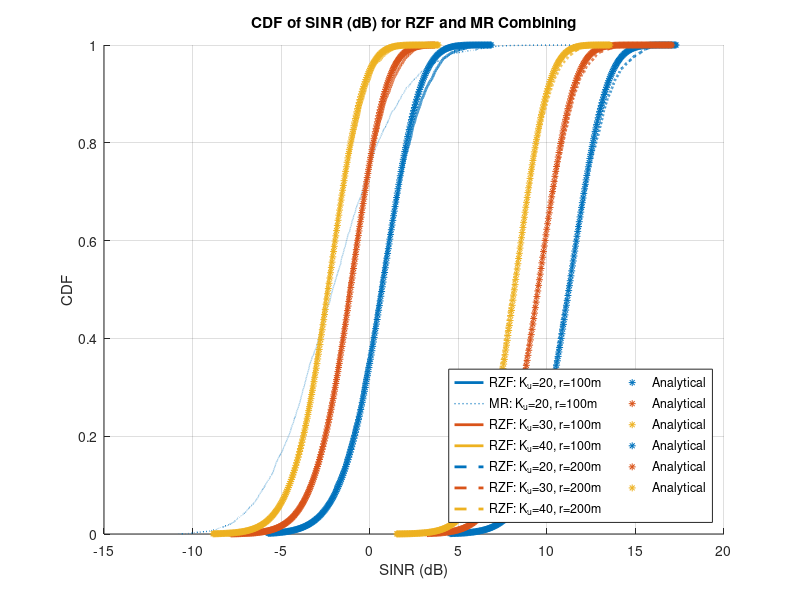

Here is the MATLAB script that generated this plot:
% Clear workspace and set random seed for reproducibility
clear all;
clc;
rng(123); % Set seed for reproducibility

% ### Step 1: Define Simulation Parameters
N = 16;              % Number of BS antennas
K_n = 5;             % Number of known interferers in the same cell
K_u_vec = [20, 30, 40]; % Number of unknown interferers in neighboring cells
r_vec = [100, 200];  % Distances between desired UE and BS (m)
alpha = 3.76;        % Pathloss exponent
P_tx = 0.1;          % Transmit power per UE (W)
noise_power = 10^(-9.4); % Noise power (-94 dBm in W)
sigma2 = noise_power;
tau_c = 200;         % Coherence block length
tau_p = 10;          % Pilot sequence length
tau_u = tau_c - tau_p; % Data transmission length
num_realizations = 3000; % Number of Monte Carlo realizations
epsilon_values = linspace(0.01, 0.3, 20); % Outage probability (x-axis)
m = 3.42; % Fixed fade margin for baseline


% ### Step 2: Spatial Layout
theta_known = 2 * pi * rand(1, K_n); % Random angles for known UEs
r_known = [60, 100, 140, 180, 220];  % Radii for known UEs (m)
x_known = r_known .* cos(theta_known);
y_known = r_known .* sin(theta_known);
d_known = sqrt(x_known.^2 + y_known.^2);

% ### Step 3: Precompute Pathloss for Known Interferers
fc = 2e9; % Carrier frequency (Hz)
shadow_std_dev = 4;  % in dB
F_kl = shadow_std_dev * randn(1, K_n);  % Shadow fading per interferer
PL_known_dB = -30.5 - 36.7 * log10(d_known) + F_kl/10;
PL_known_linear = 10.^(-PL_known_dB / 10);


% ### Step 4: Monte Carlo Simulation
SINR_RZF = zeros(length(r_vec), length(K_u_vec), num_realizations); %2x3x1000
SINR_MR = zeros(length(r_vec), length(K_u_vec), num_realizations); %2x3x1000
SINR_b_RZF = zeros(length(r_vec), length(K_u_vec), num_realizations); % For baseline
epsilonOutage = zeros(length(r_vec), length(K_u_vec), num_realizations);
% Shadowing parameter
for r_idx = 1:length(r_vec)
    r = r_vec(r_idx);
    
    % Pathloss for desired UE with shadow fading
    F_desired = shadow_std_dev * randn();  % Single UE
    PL_desired_dB = -30.5 - 36.7 * log10(r) + F_desired/10;
    PL_desired_linear = 10^(-PL_desired_dB / 10);

    for k_idx = 1:length(K_u_vec)
        K_u = K_u_vec(k_idx);
        SE_proposed = zeros(size(epsilon_values));
        SE_baseline = zeros(size(epsilon_values));
   
        for realization = 1:num_realizations
            % Unknown interferers: random placement
            r_unknown = 250 + (500 - 250) * rand(1, K_u);
            theta_unknown = 2 * pi * rand(1, K_u);
            x_unknown = r_unknown .* cos(theta_unknown);
            y_unknown = r_unknown .* sin(theta_unknown);
            d_unknown = sqrt(x_unknown.^2 + y_unknown.^2);

            % Pathloss with shadow fading for unknown interferers
            F_unk = shadow_std_dev * randn(1, K_u);
            PL_unknown_dB = -30.5 - 36.7 * log10(d_unknown) + F_unk/10;
            PL_unknown_linear = 10.^(-PL_unknown_dB / 10);

            % Generate channels
            %h_desired = sqrt(PL_desired_linear) * (randn(N, 1) + 1j * randn(N, 1)) / sqrt(2);
            %h_known = sqrt(PL_known_linear) .* (randn(N, K_n) + 1j * randn(N, K_n)) / sqrt(2);
            % Generate unknown interferer channels
            h_unknown = (randn(N, K_u) + 1j*randn(N, K_u)) / sqrt(2);
            h_unknown = h_unknown .* sqrt(reshape(PL_unknown_linear, [1, K_u])); 

            % === Step 1: True channels (Rayleigh fading with pathloss) ===
            h_desired_true = sqrt(PL_desired_linear) * (randn(N,1) + 1j*randn(N,1)) / sqrt(2);
            h_known_true = sqrt(PL_known_linear) .* (randn(N, K_n) + 1j*randn(N, K_n)) / sqrt(2);
            
            % === Step 2: MMSE channel estimation (i.i.d. Rayleigh) ===
            % Pilot observation from same-cell UEs only (orthogonal pilots assumed)
            %noise_desired = sqrt(sigma2 / tau_p) * (randn(N,1) + 1j*randn(N,1)) / sqrt(2);
            %noise_known = sqrt(sigma2 / tau_p) * (randn(N, K_n) + 1j*randn(N, K_n)) / sqrt(2);
            
            yp_desired = sqrt(tau_p * P_tx) * h_desired_true + noise_power;
            yp_known = sqrt(tau_p * P_tx) * h_known_true + noise_power;
            
            % MMSE estimator with R_k = I
            scaling = sqrt(tau_p * P_tx) / (tau_p * P_tx + sigma2);
            h_desired = scaling * yp_desired;       % Estimated desired channel
            h_known = scaling * yp_known;           % Estimated known channels

            
            % RZF combining
            R = P_tx*(h_known_true * h_known_true') +eye(N);
            v_RZF = P_tx*(R \ h_desired_true) ;
            v_RZF = v_RZF / norm(v_RZF);

            v_MR = h_desired/((norm(h_desired_true))^2);
            v_MR = v_MR / norm(v_MR);
            
            % SINR Calculation
            desired_power = abs(v_RZF' * h_desired_true)^2;
            interf_known =   sum(P_tx*abs(v_RZF' * h_known_true).^2);
            interf_unknown =  (P_tx^2.5)*(sum(abs(v_RZF' * h_unknown).^2));
            noise = noise_power * (norm(v_RZF)^2);
            SINR_RZF(r_idx, k_idx, realization) = desired_power / (interf_known + interf_unknown + noise);
            
            desired_power_MR = P_tx*abs(v_MR' * h_desired)^2;
            interf_known_MR = P_tx * sum(abs(v_MR' * h_known).^2);
            interf_unknown_MR = P_tx * sum(abs(v_MR' * h_unknown).^2);
            noise_MR = noise_power * norm(v_MR)^2;
            SINR_MR(r_idx, k_idx, realization) = desired_power_MR / (interf_known_MR  + noise_MR);

            if realization == 1 && r_idx == 1 && k_idx == 1
            fprintf("desired = %.3e, known = %.3e, unknown = %.3e, noise = %.3e\n", ...
                desired_power, interf_known, interf_unknown, noise);
            end
        end
        
    % Plot proposed scheme
   end
end

% ### Step 5: Plot CDFs (Figure 2)
disp('Min/Max SINR in dB for each setting:');
for r_idx = 1:length(r_vec)
    for k_idx = 1:length(K_u_vec)
        SINR_data = squeeze(SINR_RZF(r_idx, k_idx, :));
        SINR_dB = 10 * log10(SINR_data);
        fprintf('r = %d, K_u = %d → min = %.2f dB, max = %.2f dB\n', ...
            r_vec(r_idx), K_u_vec(k_idx), min(SINR_dB), max(SINR_dB));
    end
end

figure;
hold on;
colors = lines(length(K_u_vec));
linestyles = {'-', '--'};
legendEntries = {};

for r_idx = 1:length(r_vec)
    for k_idx = 1:length(K_u_vec)
        % === RZF ===
        SINR_data = squeeze(SINR_RZF(r_idx, k_idx, :));
        SINR_dB = 10 * log10(SINR_data); % Convert to dB
        [F, X] = ecdf(SINR_dB);          % ECDF

        plot(X, F, 'Color', colors(k_idx,:), 'LineStyle', linestyles{r_idx}, 'LineWidth', 2);
        legendEntries{end+1} = sprintf('RZF: K_u=%d, r=%dm', K_u_vec(k_idx), r_vec(r_idx));

        % === MR ===
        SINR_data_MR = squeeze(SINR_MR(r_idx, k_idx, :));
        SINR_dB_MR = 10 * log10(SINR_data_MR);
        [F_MR, X_MR] = ecdf(SINR_dB_MR);
        if r_idx == 1 && k_idx == 1
            plot(X_MR, F_MR, 'Color', colors(k_idx,:), 'LineStyle', linestyles{r_idx}, 'LineWidth', 1, 'Marker', 'none', 'LineStyle', ':');
            legendEntries{end+1} = sprintf('MR: K_u=%d, r=%dm', K_u_vec(k_idx), r_vec(r_idx));
        end
    end
end

legend(legendEntries, 'Location', 'southeast', 'NumColumns', 2);
xlabel('SINR (dB)');
ylabel('CDF');
title('CDF of SINR (dB) for RZF and MR Combining');
grid on;
set(gca, 'XScale', 'linear'); % dB is already logarithmic

% Overlay Analytical CDFs using Inverse-Gamma model (stars)
for r_idx = 1:length(r_vec)
    for k_idx = 1:length(K_u_vec)
        % Extract all SINRs
        SINRs = squeeze(SINR_RZF(r_idx, k_idx, :));
        SINRs_dB = 10 * log10(SINRs);

        % Estimate DSk^2 and IUSInk + noise as average (approximation)
        avg_SINR = mean(SINRs);
        avg_desired = mean(abs(v_RZF' * h_desired)^2);  % Approximate from last loop
        avg_known_noise = mean(sum(abs(v_RZF' * h_known).^2) + noise_power * norm(v_RZF)^2);
        
        % Estimate unknown interference samples from SINR rearrangement
        IUI_samples = (avg_desired ./ SINRs) - avg_known_noise;

        % Remove negative values (numerical noise)
        IUI_samples = IUI_samples(IUI_samples > 0);

        % Fit inverse-gamma to IUI_samples
        mu = mean(IUI_samples);
        v = var(IUI_samples);
        alpha = (mu^2 / v) + 2;
        beta = ((mu^2 / v) + 1) * mu;

        % Compute CDF analytically from inverse-gamma
        x_vals_dB = linspace(min(SINRs_dB), max(SINRs_dB), 300);
        x_vals = 10.^(x_vals_dB / 10);  % Convert dB to linear
        F_analytical = zeros(size(x_vals));
        for i = 1:length(x_vals)
            T = x_vals(i);
            gamma_input = (avg_desired / T) - avg_known_noise;
            if gamma_input > 0 
                % Inverse-Gamma CDF: F(x) = gammainc(beta / x, alpha)
                F_analytical(i) = gamcdf(beta / gamma_input, alpha,1);
            else
                F_analytical(i) = 0;
            end
        end

        % Overlay as stars
        plot(x_vals_dB, F_analytical, '*', ...
            'Color', colors(k_idx,:), ...
            'MarkerSize', 5, 'DisplayName', 'Analytical');
        %{
if r_idx == 1 && k_idx == 1
            PL = @(d) 10.^(-(30.5 + 36.7*log10(d))); % No shadowing for analytical
            % Average channel gains
            beta_desired = PL(r_vec(r_idx));            % Desired UE
            beta_known = PL([60, 100, 140, 180, 220]); % Known interferers
            beta_unknown = PL(250 + (500-250)*rand(1, 20)); % Unknown interferers
            
            % Total interference power
            I_total = P_tx * (sum(beta_known) + sum(beta_unknown)) + sigma2;
            
            % Mean and variance of SINR
            E_gamma = (P_tx * beta_desired) / I_total;
            Var_gamma = (P_tx^2 * beta_desired^2) / (N * I_total^2);
            
            % Gamma distribution parameters
            k = (E_gamma^2) / Var_gamma;     % Shape parameter
            theta = Var_gamma / E_gamma;     % Scale parameter
            
            % Outage probability (CDF of Gamma)
            T_dB = -30:0.1:20;               % SINR threshold range (dB)
            T_linear = 10.^(T_dB/10);        % Convert to linear
            P_out = gammainc(T_linear / theta, k); % CDF
            
            plot(T_dB, P_out, 'LineWidth', 2, 'DisplayName', 'Analytical MR');
        end
%}
    end
end
